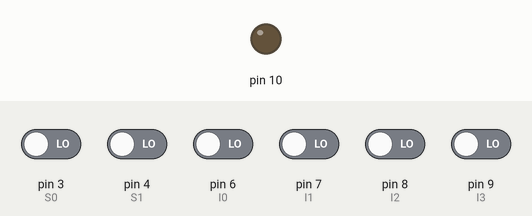
A sketch run on a simulated Arduino Uno, built with avr-gcc and run on an emulated ATmega328P. Shown: output pins drawn as LEDs (lit = HIGH). Inputs (shaded band) come from the test bench; at power-on: pin 3 (S0), pin 4 (S1), pin 6 (I0), pin 7 (I1), pin 8 (I2), pin 9 (I3) LOW.

Above: at 1.2 s.
1.3 s: pin 6 (I0) driven HIGH
At 2.5 s:
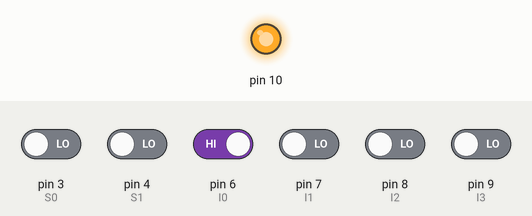
2.8 s: pin 6 (I0) driven LOW
At 3.9 s:
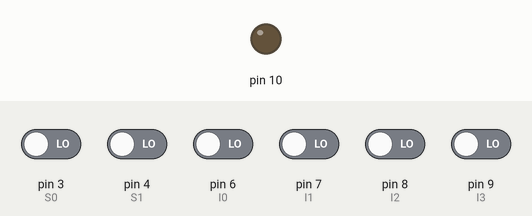
Timing chart, 0 to 5.8 s (numbered marks = the images above; inputs shaded):
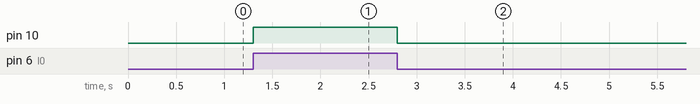

Measured:
- after the input at 1.3 s, pin 10: LOW → HIGH at once
- after the input at 2.8 s, pin 10: HIGH → LOW at once

The sketch:

MUX.ino
```cpp
int I0, I1, I2, I3;
int S0, S1;
int Y;

void setup() {
  // Select lines
  pinMode(3, INPUT);   // S0
  pinMode(4, INPUT);   // S1

  // Data inputs
  pinMode(6, INPUT);   // I0
  pinMode(7, INPUT);   // I1
  pinMode(8, INPUT);   // I2
  pinMode(9, INPUT);   // I3

  // Output
  pinMode(10, OUTPUT); // Y
}

void loop() {
  // Read select lines
  S0 = digitalRead(3);
  S1 = digitalRead(4);

  // Read inputs
  I0 = digitalRead(6);
  I1 = digitalRead(7);
  I2 = digitalRead(8);
  I3 = digitalRead(9);

  // 4:1 Multiplexer logic
  Y = (!S1 && !S0 && I0) ||
      (!S1 &&  S0 && I1) ||
      ( S1 && !S0 && I2) ||
      ( S1 &&  S0 && I3);

  // Output to LED
  digitalWrite(10, Y);
}
```

add_two_numbers.c
```cpp
#include<stdio.h>

int  add(int a,int b)
{
    int sum;
    sum = a+b;
    return sum;
}

int main(){
    int x,y,result;
    printf("Enter 2 numbers: ");
    scanf("%d %d",&x,&y);
    result = add(x,y);
    printf("%d", result);
    return 0;
}
```

arr.c
```cpp
#include <stdio.h>

int main()
{
    int n;

    printf("Number of members in a team: ");
    scanf("%d", &n);

    int a[n];
    int i;


    for (i = 0; i < n; i++)
    {
        printf("Enter the age of roll number %d: a[%d] = ", i + 1, i);
        scanf("%d", &a[i]);
    }

    printf("\n--- All the values are entered successfully ---\n");


    do
    {
        printf("\n#######\n---- Welcome to log Book ----\n");
        printf("Enter the roll number: ");
        scanf("%d", &i);

        if (i >= 0 && i <= n)
        {
            printf("The age of roll number %d is: %d\n", i, a[i - 1]);
        }
        else
        {
            printf("--- INVALID ENTRY ---\n");
            printf("Team size is %d, Enter value less than or equal to %d\n", n, n);
        }

        printf("Press '0' to exit the log ");
    }
    while (i != 0);

    printf("The log is terminated...\nAs it is requested to terminate\n");
    return 0;
}
```

array.c
```cpp
#include <stdio.h>

int main()
{

    int arr[5];
    int i;

    for (i = 0; i < 5; i++)
    {
        printf("Enter the value of arr[%d]: ", i);
        scanf("%d", &arr[i]);
    }

    printf("\nEntries of an array are as follows:\n{ ");

    for (i = 0; i < 5; i++)
    {
        printf("%d,\t", arr[i]);
    }

    printf("\b }\n");

    return 0;
}
```

even_or_odd.c
```cpp
#include <stdio.h>

void checkEvenOdd(int n)
{
    if (n % 2 == 0)
        printf("Even number\n");
    else
        printf("Odd number\n");
}

int main()
{
    int num;
    printf("Enter a number: ");
    scanf("%d", &num);

    checkEvenOdd(num);
    return 0;
}
```

factorial.c
```cpp
#include <stdio.h>

int factorial(int);

int main()
{
    int a;

    printf("Enter the integer value for a: ");
    scanf("%d", &a);

    int fact = factorial(a);

    printf("Factorial of a = %d\n", fact);
    return 0;
}


int factorial(int n)
{
    int f;
    if (n == 0)
        return 1;
    else
    {
        f = n * factorial(n - 1);

        return f;
    }
}
```

swap_pointers.c
```cpp
#include <stdio.h>

void swap(int *, int *);

int main()
{
    int x, y;

    printf("Enter the value of x: ");
    scanf("%d", &x);

    printf("Enter the value of y: ");
    scanf("%d", &y);


    swap(&x, &y);

    printf("The value of x and y are %d, %d respectively\n", x, y);
}


void swap(int *a, int *b)
{
    int temp;
    temp = *a;
    *a = *b;
    *b = temp;
}
```
